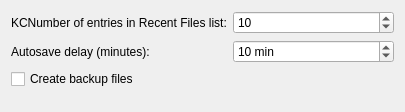
<ui version="4.0" >
 <class>FileOptionsWidget</class>
 <widget class="QWidget" name="FileOptionsWidget" >
  <property name="geometry" >
   <rect>
    <x>0</x>
    <y>0</y>
    <width>306</width>
    <height>112</height>
   </rect>
  </property>
  <property name="windowTitle" >
   <string>File Options</string>
  </property>
  <layout class="QGridLayout" name="gridLayout" >
   <item row="0" column="0" >
    <widget class="QLabel" name="label" >
     <property name="text" >
      <string>KCNumber of entries in Recent Files list:</string>
     </property>
    </widget>
   </item>
   <item row="0" column="1" >
    <widget class="KIntSpinBox" name="m_recentFilesEntries" >
     <property name="whatsThis" >
      <string>Controls the maximum number of filenames that are shown when you select File-> Open Recent.</string>
     </property>
     <property name="maximum" >
      <number>20</number>
     </property>
     <property name="value" >
      <number>10</number>
     </property>
    </widget>
   </item>
   <item row="1" column="0" >
    <widget class="QLabel" name="label_2" >
     <property name="text" >
      <string>Autosave delay (minutes):</string>
     </property>
    </widget>
   </item>
   <item row="1" column="1" >
    <widget class="KIntSpinBox" name="m_autoSaveDelay" >
     <property name="whatsThis" >
      <string>Here you can select the time between autosaves, or disable this feature altogether by choosing Do not save automatically (drag the slider to the far left).</string>
     </property>
     <property name="specialValueText" >
      <string>Do not save automatically</string>
     </property>
     <property name="suffix" >
      <string> min</string>
     </property>
     <property name="maximum" >
      <number>60</number>
     </property>
     <property name="value" >
      <number>10</number>
     </property>
    </widget>
   </item>
   <item row="2" column="0" colspan="2" >
    <widget class="QCheckBox" name="m_createBackupFile" >
     <property name="whatsThis" >
      <string>Check this box if you want some backup files created. This is checked per default.</string>
     </property>
     <property name="text" >
      <string>Create backup files</string>
     </property>
    </widget>
   </item>
   <item row="3" column="0" colspan="2" >
    <spacer name="verticalSpacer" >
     <property name="orientation" >
      <enum>Qt::Vertical</enum>
     </property>
     <property name="sizeHint" stdset="0" >
      <size>
       <width>278</width>
       <height>10</height>
      </size>
     </property>
    </spacer>
   </item>
  </layout>
 </widget>
 <customwidgets>
  <customwidget>
   <class>KIntSpinBox</class>
   <extends>QSpinBox</extends>
   <header>knuminput.h</header>
  </customwidget>
 </customwidgets>
 <resources/>
 <connections/>
</ui>
